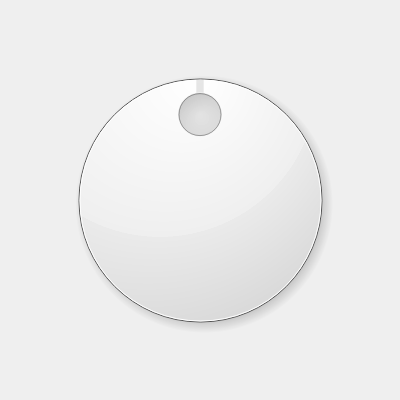
<?xml version="1.0" encoding="UTF-8"?>
<ui version="4.0">
    <class>Speedometer</class>
    <widget class="QMainWindow" name="Speedometer">
        <property name="geometry">
            <rect>
                <x>0</x>
                <y>0</y>
                <width>400</width>
                <height>400</height>
            </rect>
        </property>
        <widget class="QDial" name="dial">
            <property name="geometry">
                <rect>
                    <x>50</x>
                    <y>50</y>
                    <width>300</width>
                    <height>300</height>
                </rect>
            </property>
            <property name="minimum">
                <number>-7</number>
            </property>
            <property name="maximum">
                <number>7</number>
            </property>
            <property name="singleStep">
                <number>1</number>
            </property>
        </widget>
    </widget>
</ui>
